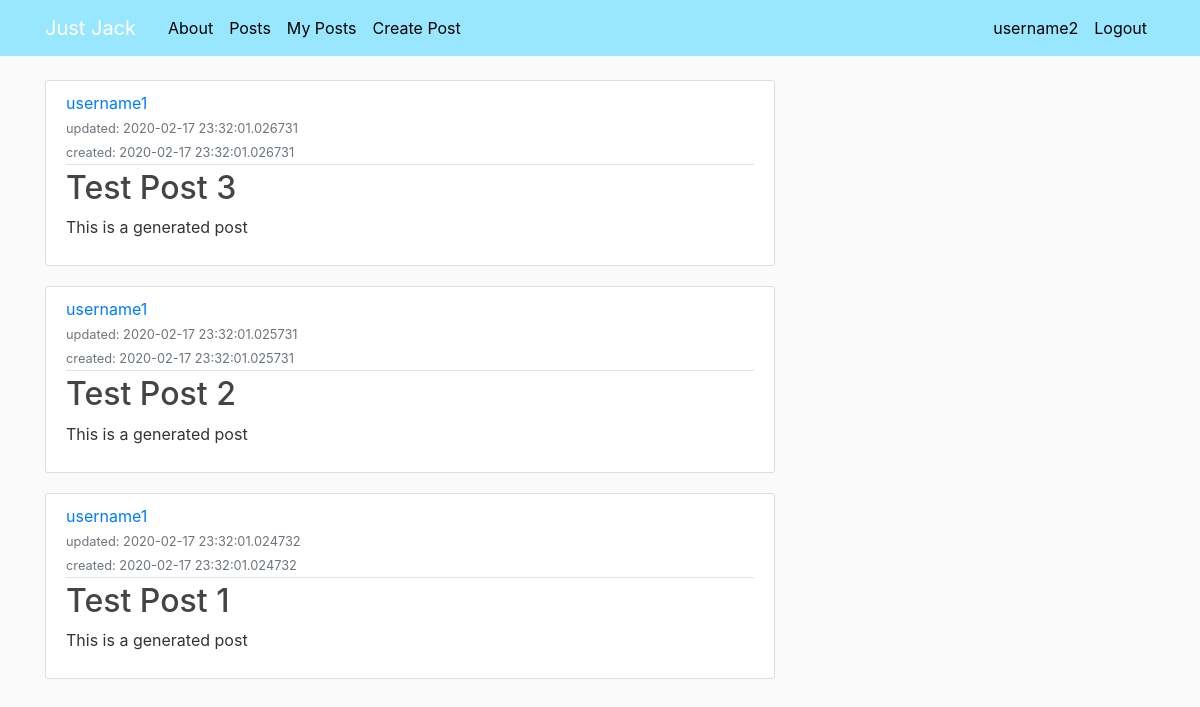
Before: /posts/account/username1 (signed in) with the older database file.
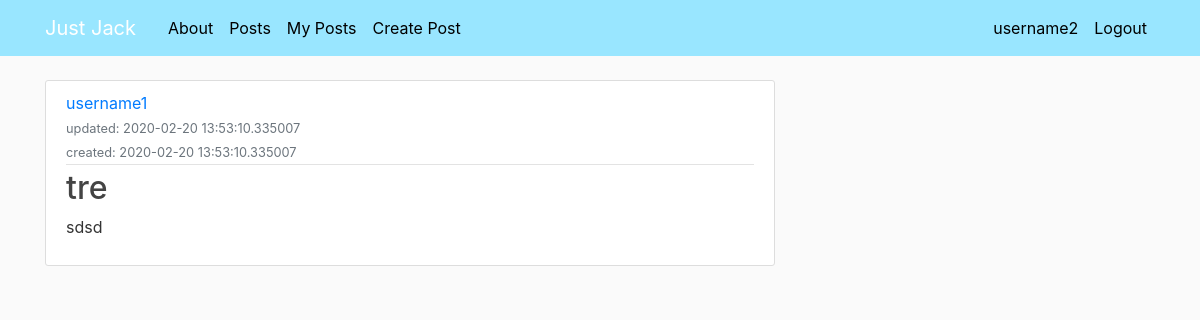
After: the same page with the newer database file.
### blogsite/models.py (models this page shows, shortened)
class User(db.Model):
    id = db.Column(db.Integer, primary_key=True)
    username = db.Column(db.String(64), unique=True, nullable=False)
    password = db.Column(db.String(128), nullable=False)
    posts = db.relationship('Post', backref='author')

class Post(db.Model):
    id = db.Column(db.Integer, primary_key=True)
    user_id = db.Column(db.Integer, db.ForeignKey('user.id'), nullable=False)
    title = db.Column(db.String(64), nullable=False)
    body = db.Column(db.String(256), nullable=False)
    create_time = db.Column(db.DateTime, default=datetime.utcnow, nullable=False)
    update_time = db.Column(db.DateTime, default=datetime.utcnow, onupdate=datetime.utcnow, nullable=False)

### blogsite/routes.py (the view, shortened to what this page needs)
@app.route('/posts/account/<user_username>')
def posts_user_username(user_username=None):
    wait_time = 0  # Initial time to wait
    start_time = time.time()  # Begin timing the process
    all_posts = []
    post_usernames = {}
    cleanusername = sanitise.all(user_username)
    raw_sql = 'SELECT id, username FROM user WHERE username="{}"'.format(cleanusername)
    the_user = db.session.execute(raw_sql).first()
    if the_user:
        cleantheuserid = sanitise.all(the_user.id)
        raw_sql = 'SELECT * FROM post WHERE user_id="{}" ORDER BY update_time DESC'.format(cleantheuserid)
        all_posts = db.session.execute(raw_sql).fetchall()
        for p in all_posts:
            post_usernames[p.id] = the_user.username
        try:  # Update average time of query (case = data present)
            account_enumeration_times['posts_user_username']['success'] += time.time() - start_time
            account_enumeration_times['posts_user_username']['success'] *= 0.5
        except KeyError:
            account_enumeration_times['posts_user_username']['success'] = time.time() - start_time
        if account_enumeration_times['posts_user_username'].get('failure'):  # Get the difference between average times
            wait_time = (account_enumeration_times['posts_user_username']['failure']
                         - account_enumeration_times['posts_user_username']['success'])
    if wait_time > 0:
        time.sleep(wait_time)
    return render_template('posts.html', posts=all_posts, post_usernames=post_usernames, title='Posts')

### blogsite/sanitise.py (called while the page is built)
def sub(character):
    switcher = {
        " ": "&#32;",
        "!": "&#33;",
        '"': "&#34;",
        "#": "&#35;",
        "$": "&#36;",
        "%": "&#37;",
        "&": "&#38;",
        "'": "&#39;",
        "(": "&#40;",
        ")": "&#41;",
        "*": "&#42;",
        "+": "&#43;",
        ",": "&#44;",
        "-": "&#45;",
        ".": "&#46;",
        "/": "&#47;",
        ":": "&#58;",
        ";": "&#59;",
        "<": "&#60;",
        "=": "&#61;",
        ">": "&#62;",
        "?": "&#63;",
        "@": "&#64;",
        "[": "&#91;",
        "\\": "&#92;",
        "]": "&#93;",
        "^": "&#94;",
        "_": "&#95;",
        "`": "&#96;",
        "{": "&#123;",
        "|": "&#124;",
        "}": "&#125;",
        "~": "&#126;",
        "€": "&#128;"
    }
    return switcher.get(character, character)

def all(data):
    dirty = str(data)
    clean = ""
    for i in range(len(dirty)):
        clean = clean + str(sub(dirty[i]))
    return clean

### blogsite/templates/posts.html (shortened to what this page needs)
{% extends "base.html" %}
{% block content %}
    {% for post in posts %}
        <article class="media content-section">
            <div class="media-body">
                <div class="article-metadata">
                    <a class="mr-2" href="{{ url_for('posts_user_username', user_username=post_usernames[post.id]|safe) }}">{{ post_usernames[post.id]|safe }}</a>
                    <br>
                    <small class="text-muted">updated: {{ post.update_time|safe }}</small>
                    <br>
                    <small class="text-muted">created: {{ post.create_time|safe }}</small>
                </div>
                <h2><a class="article-title" href="{{ url_for('posts_post_id', post_id=post.id) }}">{{ post.title|safe }}</a></h2>
                <p class="article-content">{{ post.body|safe }}</p>
            </div>
        </article>
    {% endfor %}
{% endblock content %}

### blogsite/templates/base.html (shortened to what this page needs)
<!DOCTYPE html>
<html>
<head>
    <link rel="stylesheet" href="https://stackpath.bootstrapcdn.com/bootstrap/4.3.1/css/bootstrap.min.css">
    <link rel="stylesheet" type="text/css" href="{{ url_for('static', filename='main.css') }}">
</head>
<body>
    <header class="site-header">
        <nav class="navbar navbar-expand-md navbar-dark bg-steel fixed-top">
            <div class="container">
                <a class="navbar-brand mr-4" href="{{ url_for('about') }}">Just Jack</a>
                <div class="collapse navbar-collapse" id="navbarToggle">
                    <div class="navbar-nav mr-auto">
                        <a class="nav-item nav-link" href="{{ url_for('about') }}">About</a>
                        <a class="nav-item nav-link" href="{{ url_for('posts') }}">Posts</a>
                        {% if session['user_id'] %}
                            {% if session['user_username'] %}
                                <a class="nav-item nav-link" href="{{ url_for('posts_user_username', user_username=session['user_username']|safe) }}">My Posts</a>
                            {% endif %}
                            <a class="nav-item nav-link" href="{{ url_for('create_post') }}">Create Post</a>
                        {% endif %}
                    </div>
                    <div class="navbar-nav ml-auto">
                        {% if session['user_id'] %}
                            {% if session['user_username'] %}
                                <a class="nav-item nav-link" href="{{ url_for('posts_user_username', user_username=session['user_username']|safe) }}">{{ session['user_username']|safe }}</a>
                            {% endif %}
                            <a class="nav-item nav-link" href="{{ url_for('logout') }}">Logout</a>
                        {% else %}
                            <a class="nav-item nav-link" href="{{ url_for('login') }}">Login</a>
                            <a class="nav-item nav-link" href="{{ url_for('register') }}">Create Account</a>
                        {% endif %}
                    </div>
                </div>
            </div>
        </nav>
    </header>
    <main role="main" class="container">
        <div class="row">
            <div class="col-md-8">
                {% block content %}{% endblock %}
            </div>
        </div>
    </main>
</body>
</html>

### blogsite/static/main.css (style rules this page uses)
body { background: #fafafa; color: #333333; margin-top: 5rem; }
h1, h2, h3, h4, h5, h6 { color: #444444; }
.bg-steel { background-color: #99e6ff; }
.site-header .navbar-nav .nav-link { color: black !important; }
.content-section { background: #ffffff; padding: 10px 20px; border: 1px solid #dddddd; border-radius: 3px; margin-bottom: 20px; }
.article-title { color: #444444; }
.article-content { white-space: pre-line; }
.article-metadata { padding-bottom: 1px; margin-bottom: 4px; border-bottom: 1px solid #e3e3e3 }

Changed rows visible on the page:
removed Post: {{ post_usernames[post.id]|safe }} "username1", update_time "2020-02-17 23:32:01.026731", create_time "2020-02-17 23:32:01.026731", title "Test Post 3", body "This is a generated post"
removed Post: {{ post_usernames[post.id]|safe }} "username1", update_time "2020-02-17 23:32:01.025731", create_time "2020-02-17 23:32:01.025731", title "Test Post 2", body "This is a generated post"
removed Post: id.username "username1", update_time "2020-02-17 23:32:01.024732", create_time "2020-02-17 23:32:01.024732", title "Test Post 1", body "This is a generated post"
added Post: {{ post_usernames[post.id]|safe }} "username1", update_time "2020-02-20 13:53:10.335007", create_time "2020-02-20 13:53:10.335007", title "tre", body "sdsd"
